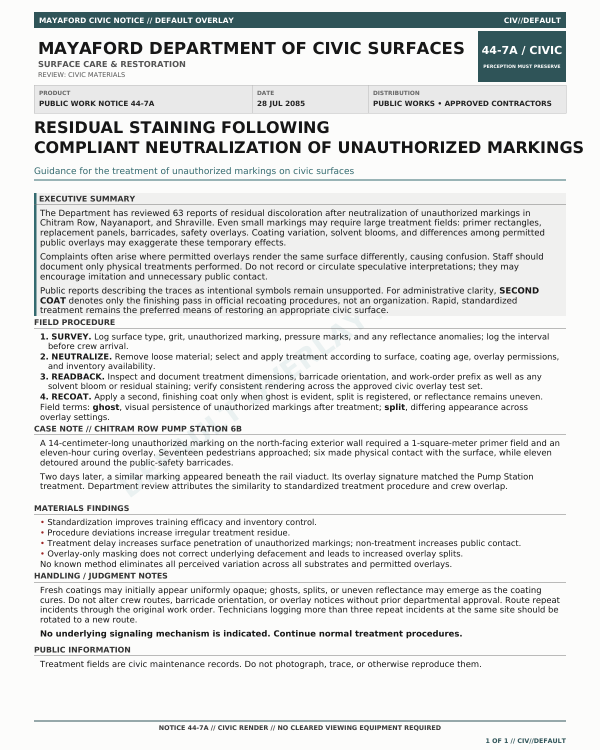
#> input picture assets/final/SECOND_COAT_Civic_Render.png, 1200 x 1500 px (shown at 1/2 size); its folder holds 3 pictures in this run; the run also reads 2 pictures not shown here
$ python build_SECOND_COAT_gif.py
#> lines starting #> are read from the running program, lines starting #| are printed output that depends on the picture
#!/usr/bin/env python3
"""Build the reproducible SECOND COAT observer-overlay failure loop.

Only the two approved anchor renders in ``assets/final`` and the transition
material in ``assets/source`` are used. The anchor files are opened read-only
and are never modified. Pillow precomposes every opacity operation into RGB
frames before GIF encoding.
"""

from __future__ import annotations

import hashlib
import json
import random
from dataclasses import dataclass
from pathlib import Path
from typing import Iterable

from PIL import Image, ImageChops, ImageDraw, ImageSequence


# ---------------------------------------------------------------------------
# User-adjustable parameters
# ---------------------------------------------------------------------------
ROOT = Path(__file__).resolve().parents[1]
FINAL_ASSETS = ROOT / "assets" / "final"
SOURCE_ASSETS = ROOT / "assets" / "source"
CIVIC_PATH = FINAL_ASSETS / "SECOND_COAT_Civic_Render.png"
CLASSIFIED_PATH = FINAL_ASSETS / "SECOND_COAT_Classified_Render.png"
OUTPUT_PATH = FINAL_ASSETS / "SECOND_COAT_Overlay_Glitch.gif"
SUBMISSION_PATH = FINAL_ASSETS / "SECOND_COAT_Overlay_Glitch_Submission.gif"

RANDOM_SEED = 442085
STABLE_HOLD_MS = 5_000
TRANSITION_MS = 2_000
OPACITY_RANGE = (0.12, 0.85)
TRANSITION_INTENSITY = 0.78

MASTER_COLORS = 256
MASTER_DITHER = Image.Dither.FLOYDSTEINBERG
SUBMISSION_TARGET_BYTES = 5_500_000  # "approximately 5 MB"
SUBMISSION_SPECS = (
    # width, colors for anchors, colors for transition frames
    (960, 192, 80),
    (840, 176, 72),
    (720, 160, 64),
    (640, 144, 56),
)

EXCLUDED_NAME_PARTS = (
    "thumbnail",
    "thumb",
    "contact",
    "sheet",
    "SECOND_COAT_Overlay_Glitch",
    "preview",
    "qc",
)


@dataclass
class TransitionFrame:
    image: Image.Image
    duration_ms: int
    opacities: list[float]
    assets: list[str]
    direction: str
    progress: float
    exact_target: bool = False


def sha256(path: Path) -> str:
    digest = hashlib.sha256()
    with path.open("rb") as handle:
        for block in iter(lambda: handle.read(1024 * 1024), b""):
            digest.update(block)
    return digest.hexdigest()


def discover_transition_assets() -> list[Path]:
    """Recursively find relevant PNGs while excluding anchors and outputs."""
    anchors = {CIVIC_PATH.resolve(), CLASSIFIED_PATH.resolve()}
    found: list[Path] = []
    for path in sorted(SOURCE_ASSETS.rglob("*.png")):
        if path.resolve() in anchors:
            continue
        lowered = path.name.lower()
        if any(part.lower() in lowered for part in EXCLUDED_NAME_PARTS):
            continue
        try:
            with Image.open(path) as image:
                width, height = image.size
                if width < 500 or height < 500:
                    continue
        except OSError:
            continue
        found.append(path)
    if not found:
        raise RuntimeError("No usable transition PNG files were found.")
    return found


def load_rgb(path: Path) -> Image.Image:
    with Image.open(path) as source:
        return source.convert("RGB")


def cover_image(image: Image.Image, size: tuple[int, int]) -> Image.Image:
    """Resize and center-crop an overlay to cover the canvas."""
    target_w, target_h = size
    scale = max(target_w / image.width, target_h / image.height)
    resized = image.resize(
        (round(image.width * scale), round(image.height * scale)),
        Image.Resampling.LANCZOS,
    )
    left = (resized.width - target_w) // 2
    top = (resized.height - target_h) // 2
    return resized.crop((left, top, left + target_w, top + target_h))


def irregular_durations(
    rng: random.Random,
    total_ms: int,
    count: int,
    *,
    final_ms: int | None = None,
) -> list[int]:
    """Return nonuniform 10 ms durations whose sum is exactly total_ms."""
    working_count = count - (1 if final_ms is not None else 0)
    remaining = total_ms - (final_ms or 0)
    durations = [40] * working_count
    # One perceptual "packet slip" is deliberately brief.
    flash_index = rng.randrange(working_count)
    durations[flash_index] = 30
    units = (remaining - sum(durations)) // 10
    while units:
        available = [
            i
            for i, value in enumerate(durations)
            if i != flash_index and value < 240
        ]
        if not available:
            raise RuntimeError("Duration constraints cannot satisfy requested total.")
        index = rng.choice(available)
        durations[index] += 10
        units -= 1
    rng.shuffle(durations)
    if len(set(durations)) < 4:
        raise RuntimeError("Transition timing variation is unexpectedly weak.")
    if final_ms is not None:
        durations.append(final_ms)
    assert sum(durations) == total_ms
    assert all(value % 10 == 0 for value in durations)
    return durations


def opacity_for_insert(rng: random.Random) -> float:
    """Weighted opacity: subliminal, readable, and occasional forceful inserts."""
    lower, upper = OPACITY_RANGE
    roll = rng.random()
    if roll < 0.24:
        value = rng.uniform(lower, 0.25)
    elif roll < 0.86:
        value = rng.uniform(0.26, 0.62)
    else:
        value = rng.uniform(0.63, upper)
    return round(value, 3)


def stepped_progress(index: int, count: int, rng: random.Random, reverse: bool) -> float:
    """Uneven progress with brief reversions, avoiding a generic crossfade."""
    nominal = (index + 1) / (count + 1)
    jitter = rng.uniform(-0.13, 0.10)
    if index in {2, 7}:
        jitter -= rng.uniform(0.10, 0.20)
    if reverse:
        # Withdrawal is reluctant early, then the civic layer reasserts sharply.
        nominal = nominal**1.22
    else:
        nominal = nominal**0.88
    return max(0.04, min(0.96, nominal + jitter))


def paste_anchor_fragments(
    canvas: Image.Image,
    source: Image.Image,
    target: Image.Image,
    progress: float,
    rng: random.Random,
    reverse: bool,
) -> None:
    """Replace irregular document bands without disturbing canvas geometry."""
    width, height = canvas.size
    target_fragments = 2 + round(5 * progress * TRANSITION_INTENSITY)
    for _ in range(target_fragments):
        horizontal = rng.random() < 0.76
        if horizontal:
            band_h = rng.randint(max(18, height // 90), max(32, height // 7))
            y = rng.randint(0, height - band_h)
            x0 = rng.randint(0, width // 5)
            x1 = rng.randint(max(x0 + width // 4, width // 2), width)
            box = (x0, y, x1, y + band_h)
            shift = rng.randint(-28, 28)
        else:
            band_w = rng.randint(max(14, width // 80), max(28, width // 8))
            x = rng.randint(0, width - band_w)
            y0 = rng.randint(0, height // 4)
            y1 = rng.randint(max(y0 + height // 5, height // 2), height)
            box = (x, y0, x + band_w, y1)
            shift = rng.randint(-20, 20)

        fragment = target.crop(box)
        destination = (box[0] + shift, box[1])
        alpha = int(255 * rng.uniform(max(0.32, progress * 0.62), min(1.0, 0.62 + progress * 0.38)))
        mask = Image.new("L", fragment.size, alpha)
        canvas.paste(fragment, destination, mask)

    # A few fragments of the outgoing state hang or briefly reappear.
    remnant_strength = (1.0 - progress) if not reverse else min(1.0, 1.18 - progress)
    remnant_count = rng.randint(1, 3)
    for _ in range(remnant_count):
        band_h = rng.randint(max(18, height // 110), max(28, height // 13))
        y = rng.randint(0, height - band_h)
        x0 = rng.randint(0, width // 3)
        x1 = rng.randint(max(x0 + width // 5, width // 2), width)
        fragment = source.crop((x0, y, x1, y + band_h))
        alpha = int(255 * rng.uniform(0.18, max(0.20, 0.66 * remnant_strength)))
        canvas.paste(fragment, (x0 + rng.randint(-35, 35), y), Image.new("L", fragment.size, alpha))


def paste_asset_insert(
    canvas: Image.Image,
    asset: Image.Image,
    opacity: float,
    rng: random.Random,
    progress: float,
) -> None:
    """Insert one supplied asset using a clipped overlay-failure topology."""
    width, height = canvas.size
    prepared = asset
    if rng.random() < 0.25:
        prepared = prepared.transpose(Image.Transpose.FLIP_LEFT_RIGHT)

    mask = Image.new("L", canvas.size, 0)
    draw = ImageDraw.Draw(mask)
    mode = rng.choices(("bands", "fragment", "tiles", "vein"), (42, 30, 18, 10), k=1)[0]

    if mode == "bands":
        for _ in range(rng.randint(1, 4)):
            band_h = rng.randint(max(18, height // 100), max(32, height // 8))
            y = rng.randint(0, height - band_h)
            inset = rng.randint(0, width // 5)
            draw.rectangle((inset, y, width - rng.randint(0, width // 5), y + band_h), fill=255)
    elif mode == "fragment":
        fragment_w = rng.randint(width // 4, int(width * 0.82))
        fragment_h = rng.randint(height // 8, int(height * 0.58))
        x = rng.randint(-width // 16, width - fragment_w + width // 16)
        y = rng.randint(0, height - fragment_h)
        draw.rectangle((x, y, x + fragment_w, y + fragment_h), fill=255)
    elif mode == "tiles":
        tile_h = rng.randint(max(18, height // 90), max(30, height // 18))
        for row in range(rng.randint(2, 6)):
            y = rng.randint(0, height - tile_h)
            x = rng.randint(0, width // 3)
            draw.rectangle((x, y, min(width, x + rng.randint(width // 6, width // 2)), y + tile_h), fill=255)
    else:
        # A sparse, displaced scan seam rather than a full-screen flash.
        x = rng.randint(width // 8, width * 7 // 8)
        seam_w = rng.randint(max(12, width // 100), max(22, width // 28))
        draw.rectangle((x, 0, min(width, x + seam_w), height), fill=255)

    # Strength grows loosely with displacement, but timing remains discontinuous.
    adjusted = max(OPACITY_RANGE[0], min(OPACITY_RANGE[1], opacity * (0.82 + progress * 0.30)))
    mask = mask.point(lambda value: round(value * adjusted))
    canvas.paste(prepared, (rng.randint(-12, 12), rng.randint(-10, 10)), mask)


def add_channel_slip(
    canvas: Image.Image,
    reference: Image.Image,
    rng: random.Random,
    strength: float,
) -> None:
    """Apply a narrow RGB registration error derived only from an anchor."""
    width, height = canvas.size
    band_h = rng.randint(max(12, height // 125), max(24, height // 36))
    y = rng.randint(0, height - band_h)
    band = reference.crop((0, y, width, y + band_h))
    red, green, blue = band.split()
    offset = max(2, round((5 + rng.randint(0, 15)) * strength))
    shifted_red = Image.new("L", band.size)
    shifted_red.paste(red, (offset, 0))
    shifted_blue = Image.new("L", band.size)
    shifted_blue.paste(blue, (-offset, 0))
    slipped = Image.merge("RGB", (shifted_red, green, shifted_blue))
    alpha = int(255 * rng.uniform(0.20, 0.50))
    canvas.paste(slipped, (rng.randint(-12, 12), y), Image.new("L", band.size, alpha))


def build_transition(
    source: Image.Image,
    target: Image.Image,
    assets: list[tuple[str, Image.Image]],
    rng: random.Random,
    direction: str,
    *,
    final_exact_target: bool,
) -> list[TransitionFrame]:
    frame_count = rng.randint(15, 17)
    durations = irregular_durations(
        rng,
        TRANSITION_MS,
        frame_count,
        final_ms=100 if final_exact_target else None,
    )
    glitch_count = frame_count - (1 if final_exact_target else 0)
    reverse = direction == "classified_to_civic"
    built: list[TransitionFrame] = []

    for index in range(glitch_count):
        progress = stepped_progress(index, glitch_count, rng, reverse)
        # Abrupt base-state swaps make this substitution failure, not a dissolve.
        threshold = 0.70 if not reverse else 0.61
        use_target_base = progress > threshold and rng.random() < (0.35 + progress * 0.55)
        canvas = (target if use_target_base else source).copy()
        paste_anchor_fragments(canvas, source, target, progress, rng, reverse)

        insert_count = rng.choices((1, 2, 3), (42, 42, 16), k=1)[0]
        chosen = rng.sample(assets, k=min(insert_count, len(assets)))
        opacities: list[float] = []
        names: list[str] = []
        for name, asset in chosen:
            opacity = opacity_for_insert(rng)
            if opacities and opacity in opacities:
                opacity = min(OPACITY_RANGE[1], opacity + 0.031)
            paste_asset_insert(canvas, asset, opacity, rng, progress)
            opacities.append(opacity)
            names.append(name)

        if rng.random() < 0.54 * TRANSITION_INTENSITY:
            add_channel_slip(canvas, target if use_target_base else source, rng, TRANSITION_INTENSITY)

        built.append(
            TransitionFrame(
                image=canvas,
                duration_ms=durations[index],
                opacities=opacities,
                assets=names,
                direction=direction,
                progress=round(progress, 3),
            )
        )

    if final_exact_target:
        built.append(
            TransitionFrame(
                image=target.copy(),
                duration_ms=durations[-1],
                opacities=[],
                assets=[],
                direction=direction,
                progress=1.0,
                exact_target=True,
            )
        )

    assert sum(frame.duration_ms for frame in built) == TRANSITION_MS
    return built


def quantize_frame(image: Image.Image, colors: int, dither: Image.Dither) -> Image.Image:
    return image.quantize(
        colors=colors,
        method=Image.Quantize.MEDIANCUT,
        dither=dither,
    )


def save_gif(
    path: Path,
    images: list[Image.Image],
    durations: list[int],
    *,
    colors: list[int] | int,
    dither: Image.Dither,
) -> None:
    if isinstance(colors, int):
        palette_sizes = [colors] * len(images)
    else:
        palette_sizes = colors
    encoded = [
        quantize_frame(image, palette_size, dither)
        for image, palette_size in zip(images, palette_sizes, strict=True)
    ]
    encoded[0].save(
        path,
        save_all=True,
        append_images=encoded[1:],
        duration=durations,
        loop=0,
        disposal=1,
        optimize=True,
        interlace=False,
    )


# [37 lines left out: functions collapse_transition, resize_sequence, not called in this run]


def gif_metadata(path: Path) -> dict[str, object]:
    with Image.open(path) as gif:
        durations = []
        frames = []
        for frame in ImageSequence.Iterator(gif):
            durations.append(int(frame.info.get("duration", 0)))
            frames.append(frame.convert("RGB"))
        return {
            "dimensions": list(gif.size),
            "frame_count": len(frames),
            "durations_ms": durations,
            "duration_ms": sum(durations),
            "loop": gif.info.get("loop"),
            "size_bytes": path.stat().st_size,
            "first_equals_final": ImageChops.difference(frames[0], frames[-1]).getbbox() is None,
            "decoded_frames": frames,
        }


def verify_output(
    path: Path,
    expected_size: tuple[int, int],
    expected_frames: int,
    *,
    civic_hold_index: int,
    classified_hold_index: int,
    first_transition_count: int,
    return_transition_count: int,
) -> dict[str, object]:
    metadata = gif_metadata(path)
    assert tuple(metadata["dimensions"]) == expected_size
    assert metadata["duration_ms"] == 14_000
    assert metadata["loop"] == 0
    assert metadata["frame_count"] == expected_frames
    durations = metadata["durations_ms"]
    assert durations[civic_hold_index] == STABLE_HOLD_MS
    assert sum(durations[1 : 1 + first_transition_count]) == TRANSITION_MS
    assert durations[classified_hold_index] == STABLE_HOLD_MS
    assert (
        sum(
            durations[
                classified_hold_index + 1 :
                classified_hold_index + 1 + return_transition_count
            ]
        )
        == TRANSITION_MS
    )
    assert metadata["first_equals_final"]
    decoded = metadata.pop("decoded_frames")
    assert all(frame.getbbox() is not None for frame in decoded)
    return metadata


# [35 lines left out: function print_report, not called in this run]


def main() -> None:
    for required in (CIVIC_PATH, CLASSIFIED_PATH):
        if not required.is_file():
            raise FileNotFoundError(f"Required approved render not found: {required}")

    anchor_hashes = {
        CIVIC_PATH.name: sha256(CIVIC_PATH),
        CLASSIFIED_PATH.name: sha256(CLASSIFIED_PATH),
    }
    civic = load_rgb(CIVIC_PATH)
#> in load_rgb, source is the input picture: PIL image 1200x1500 RGB; mean R, G, B 225.4, 226.7, 225.9
    classified = load_rgb(CLASSIFIED_PATH)
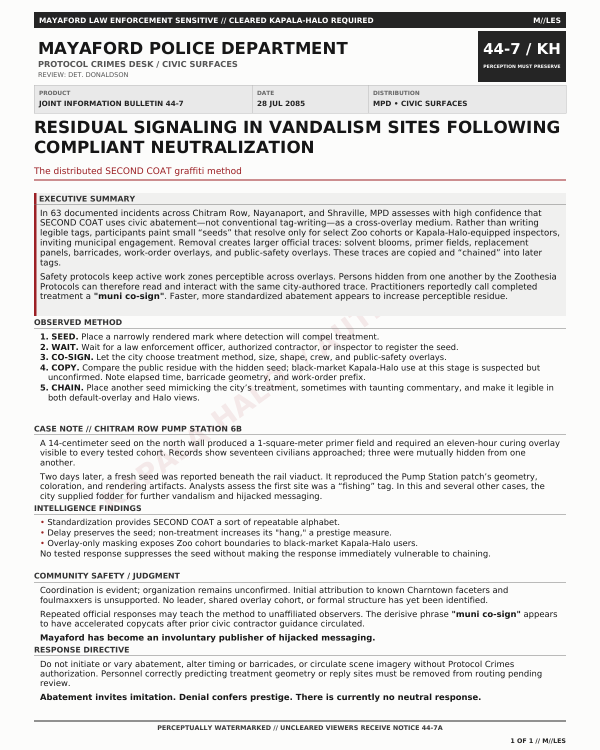
#> input picture assets/final/SECOND_COAT_Classified_Render.png, 1200 x 1500 px (shown at 1/2 size)
#> in load_rgb, source is the input picture: PIL image 1200x1500 RGB; mean R, G, B 226, 225.6, 224.7
    if civic.size != (1200, 1500) or classified.size != civic.size:
        raise RuntimeError(
            f"Approved anchors must both be 1200x1500; got {civic.size} and {classified.size}."
        )

    asset_paths = discover_transition_assets()
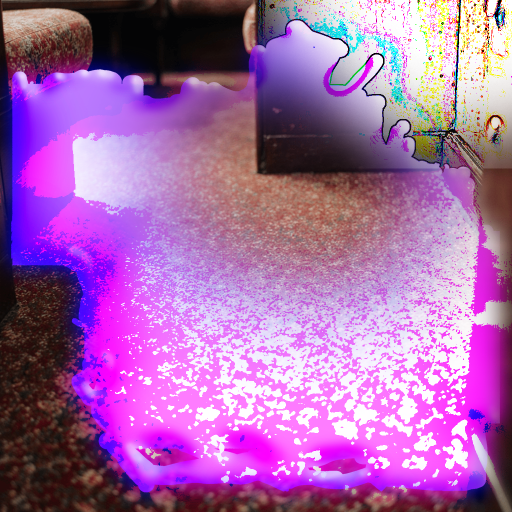
#> input picture assets/source/063b09b1669de4bb16cd99380c1a6e6e492af91c6a5c623128a9959f56fb9858.png, 1024 x 1024 px (shown at 1/2 size)
#> in discover_transition_assets, image is the input picture: PIL image 1024x1024 RGB; mean R, G, B 166.1, 104.3, 171.3
    assets = [
        (str(path.relative_to(ROOT)), cover_image(load_rgb(path), civic.size))
        for path in asset_paths
    ]
#> in cover_image, `target_w, target_h = size`: target_w = 1200; target_h = 1500
#> in cover_image, `scale = max(target_w / image.width, target_h / image.height)`: scale = 1.46
#> in cover_image, `resized = image.resize( (round(image.width * scale), round(image.heigh..`:
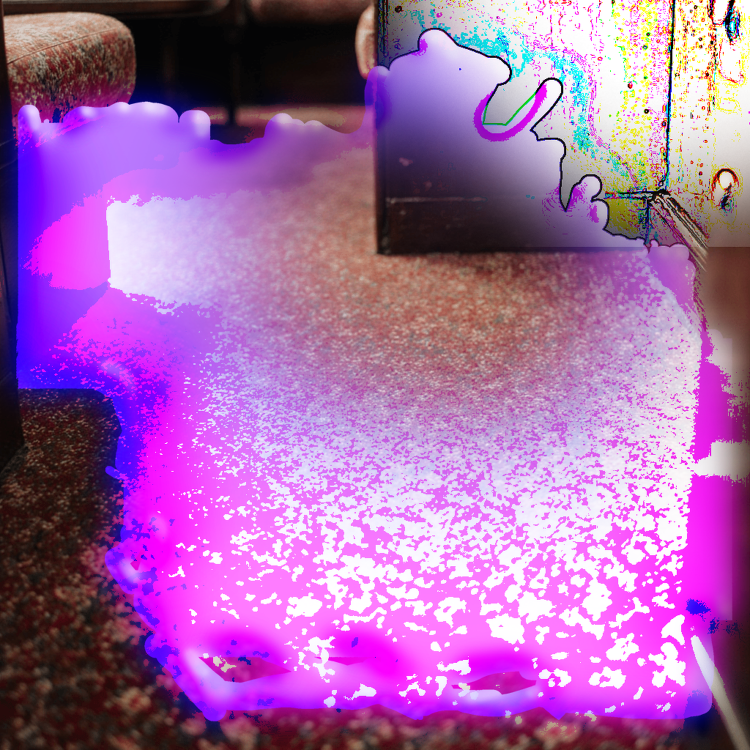
#> resized: PIL image 1500x1500 RGB (shown at 1/2 size); mean R, G, B 166.1, 104.1, 171.2
#> in cover_image, `left = (resized.width - target_w) // 2`: left = 150
#> in cover_image, `top = (resized.height - target_h) // 2`: top = 0
#> in cover_image, `return resized.crop((left, top, left + target_w, top + target_h))`:
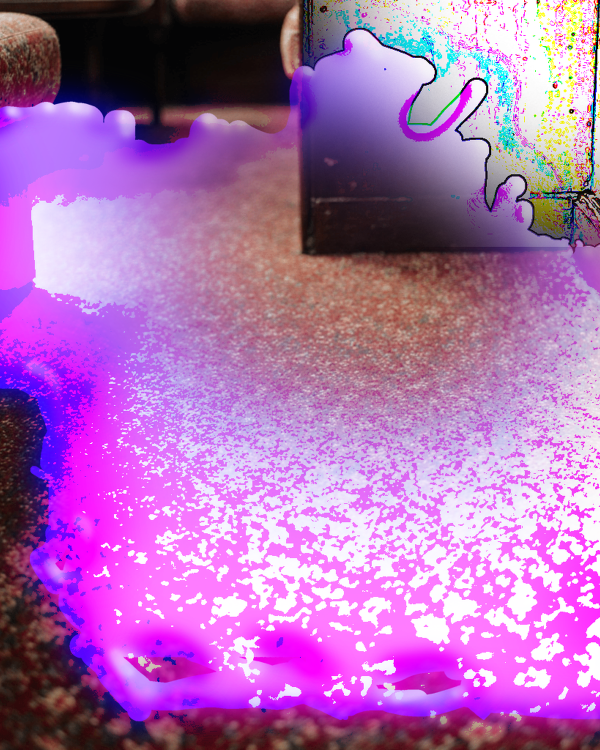
#> returned value: PIL image 1200x1500 RGB (shown at 1/2 size); mean R, G, B 174.7, 111.3, 181
#> call 2 of cover_image, with size = (1200, 1500)
#> in cover_image (call 2), `scale = max(target_w / image.width, target_h / image.height)`: scale = 1.34
#> in cover_image (call 2), `resized = image.resize( (round(image.width * scale), round(image.heigh..`:
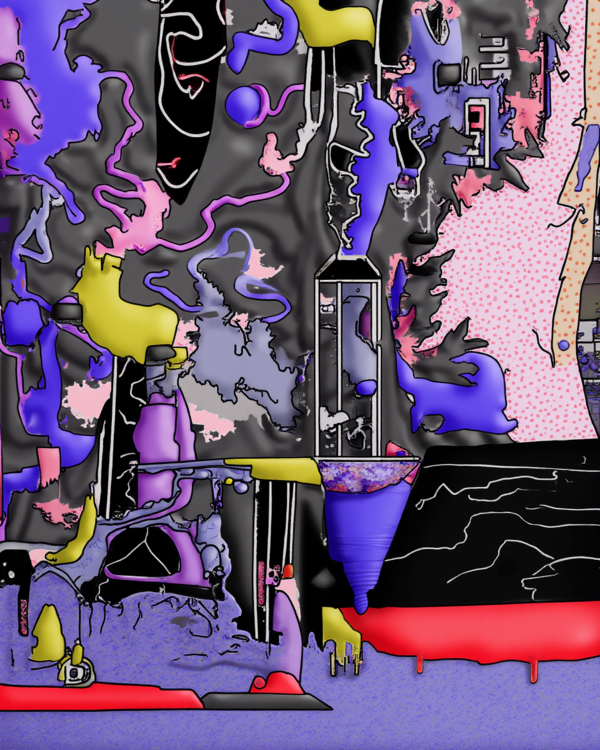
#> resized: PIL image 1200x1500 RGB (shown at 1/2 size); mean R, G, B 107.4, 85.8, 115.7
#> in cover_image (call 2), `left = (resized.width - target_w) // 2`: left = 0
#> in load_rgb (call 5), `return source.convert("RGB")`:
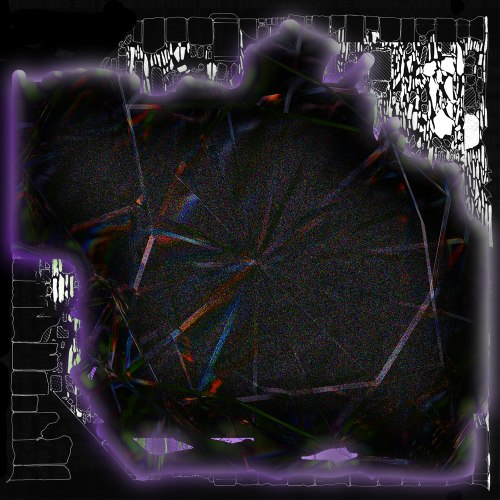
#> returned value: PIL image 1000x1000 RGB (shown at 1/2 size); mean R, G, B 37.2, 34.5, 39
#> (the rest of the program and of its run is left out)
